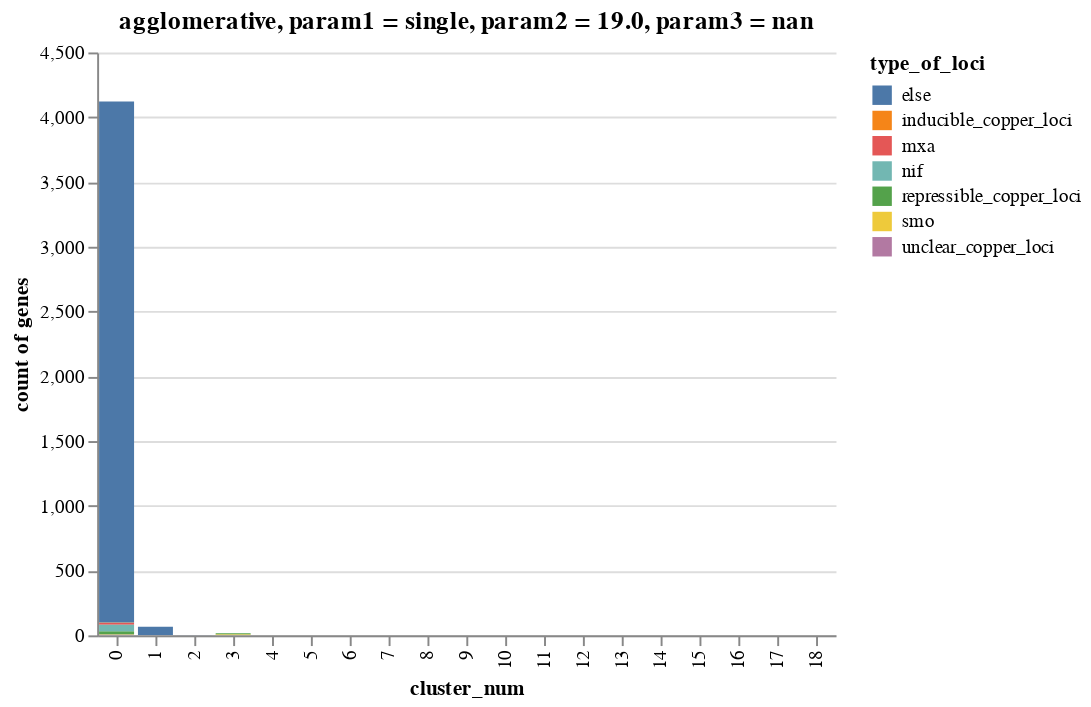
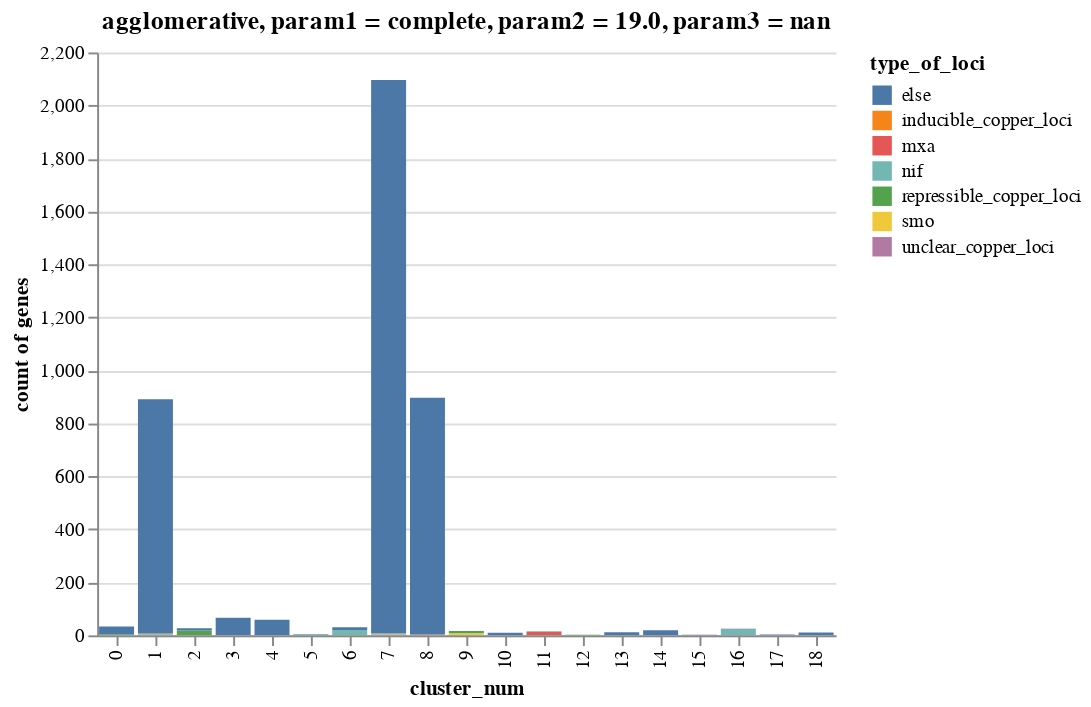
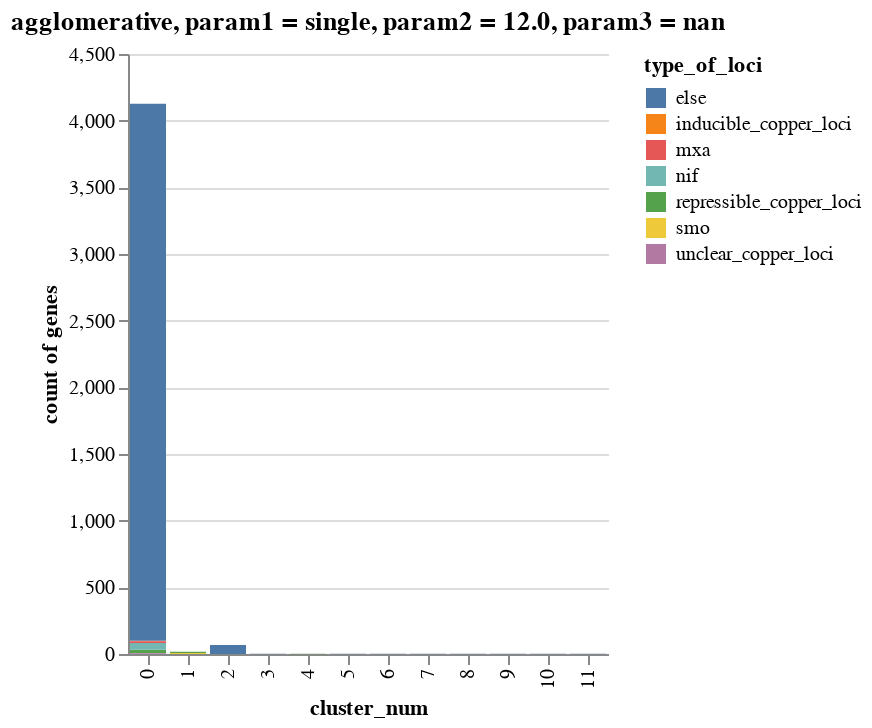
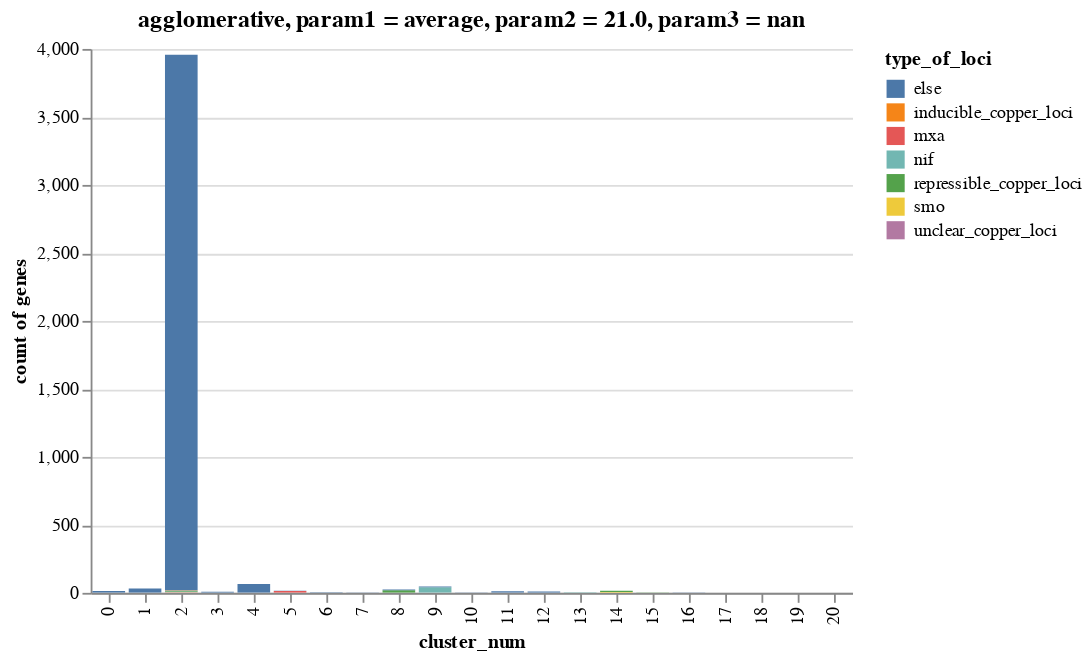

Here is the notebook cell these charts were saved with, in order:
### Markdown cell above
## Cluster Composition Visualization

### Code cell
cluster_compositions = plot_genes_in_clusters(df_mod_ideal_labels)

### Figure 1 — Vega-Lite specification as saved in the notebook (floating-point values rounded to 4 significant figures; data arrays with more than 128 entries replaced by an {"elided": "..."} marker saying what was removed)
{"config": {"view": {"continuousWidth": 400, "continuousHeight": 300, "stroke": "transparent"}}, "data": {"name": "data-4a22aa38e4dd13bfaf18ef668341a48b"}, "mark": "bar", "encoding": {"color": {"type": "nominal", "field": "type_of_loci"}, "tooltip": [{"type": "nominal", "field": "type_of_loci"}, {"type": "quantitative", "field": "gene_counts"}, {"type": "nominal", "field": "genes"}], "x": {"type": "nominal", "field": "cluster_num"}, "y": {"type": "quantitative", "field": "gene_counts", "title": "count of genes"}}, "selection": {"selector006": {"type": "interval", "bind": "scales", "encodings": ["x", "y"]}}, "title": "agglomerative, param1 = single, param2 = 19.0, param3 = nan", "$schema": "https://vega.github.io/schema/vega-lite/v4.8.1.json", "datasets": {"data-4a22aa38e4dd13bfaf18ef668341a48b": {"elided": "133 records"}}}

### Figure 2 — Vega-Lite specification as saved in the notebook (floating-point values rounded to 4 significant figures; data arrays with more than 128 entries replaced by an {"elided": "..."} marker saying what was removed)
{"config": {"view": {"continuousWidth": 400, "continuousHeight": 300, "stroke": "transparent"}}, "data": {"name": "data-a8a36d66a6cb0e5d530aca4ac8c02829"}, "mark": "bar", "encoding": {"color": {"type": "nominal", "field": "type_of_loci"}, "tooltip": [{"type": "nominal", "field": "type_of_loci"}, {"type": "quantitative", "field": "gene_counts"}, {"type": "nominal", "field": "genes"}], "x": {"type": "nominal", "field": "cluster_num"}, "y": {"type": "quantitative", "field": "gene_counts", "title": "count of genes"}}, "selection": {"selector007": {"type": "interval", "bind": "scales", "encodings": ["x", "y"]}}, "title": "agglomerative, param1 = complete, param2 = 19.0, param3 = nan", "$schema": "https://vega.github.io/schema/vega-lite/v4.8.1.json", "datasets": {"data-a8a36d66a6cb0e5d530aca4ac8c02829": {"elided": "133 records"}}}

### Figure 3 — Vega-Lite specification as saved in the notebook (floating-point values rounded to 4 significant figures; data arrays with more than 128 entries replaced by an {"elided": "..."} marker saying what was removed)
{"config": {"view": {"continuousWidth": 400, "continuousHeight": 300, "stroke": "transparent"}}, "data": {"name": "data-9b37eafbda77bdc4e660cceb72c705d6"}, "mark": "bar", "encoding": {"color": {"type": "nominal", "field": "type_of_loci"}, "tooltip": [{"type": "nominal", "field": "type_of_loci"}, {"type": "quantitative", "field": "gene_counts"}, {"type": "nominal", "field": "genes"}], "x": {"type": "nominal", "field": "cluster_num"}, "y": {"type": "quantitative", "field": "gene_counts", "title": "count of genes"}}, "selection": {"selector008": {"type": "interval", "bind": "scales", "encodings": ["x", "y"]}}, "title": "agglomerative, param1 = single, param2 = 12.0, param3 = nan", "$schema": "https://vega.github.io/schema/vega-lite/v4.8.1.json", "datasets": {"data-9b37eafbda77bdc4e660cceb72c705d6": [{"cluster_num": 0, "type_of_loci": "inducible_copper_loci", "genes": ["EQU24_RS19310", "EQU24_RS02555", "EQU24_RS19170", "EQU24_RS19315", "EQU24_RS19305"], "gene_counts": 5}, {"cluster_num": 1, "type_of_loci": "inducible_copper_loci", "genes": [], "gene_counts": 0}, {"cluster_num": 2, "type_of_loci": "inducible_copper_loci", "genes": [], "gene_counts": 0}, {"cluster_num": 3, "type_of_loci": "inducible_copper_loci", "genes": [], "gene_counts": 0}, {"cluster_num": 4, "type_of_loci": "inducible_copper_loci", "genes": [], "gene_counts": 0}, {"cluster_num": 5, "type_of_loci": "inducible_copper_loci", "genes": [], "gene_counts": 0}, {"cluster_num": 6, "type_of_loci": "inducible_copper_loci", "genes": [], "gene_counts": 0}, {"cluster_num": 7, "type_of_loci": "inducible_copper_loci", "genes": [], "gene_counts": 0}, {"cluster_num": 8, "type_of_loci": "inducible_copper_loci", "genes": [], "gene_counts": 0}, {"cluster_num": 9, "type_of_loci": "inducible_copper_loci", "genes": [], "gene_counts": 0}, {"cluster_num": 10, "type_of_loci": "inducible_copper_loci", "genes": [], "gene_counts": 0}, {"cluster_num": 11, "type_of_loci": "inducible_copper_loci", "genes": [], "gene_counts": 0}, {"cluster_num": 0, "type_of_loci": "repressible_copper_loci", "genes": ["EQU24_RS19470", "EQU24_RS19450", "EQU24_RS19490", "EQU24_RS15800", "EQU24_RS19475", "EQU24_RS19510", "EQU24_RS02325", "EQU24_RS19485", "EQU24_RS19500", "EQU24_RS19465", "EQU24_RS19445", "EQU24_RS19455", "EQU24_RS21005", "EQU24_RS00675", "EQU24_RS19460", "EQU24_RS01900", "EQU24_RS00670", "EQU24_RS19495", "EQU24_RS05870", "EQU24_RS19480", "EQU24_RS19515", "EQU24_RS10650", "EQU24_RS21000", "EQU24_RS05880", "EQU24_RS10665", "EQU24_RS19505"], "gene_counts": 26}, {"cluster_num": 1, "type_of_loci": "repressible_copper_loci", "genes": ["EQU24_RS05910", "EQU24_RS05925", "EQU24_RS05895", "EQU24_RS05920", "EQU24_RS05915", "EQU24_RS05905", "EQU24_RS05885", "EQU24_RS05890", "EQU24_RS05900"], "gene_counts": 9}, {"cluster_num": 2, "type_of_loci": "repressible_copper_loci", "genes": [], "gene_counts": 0}, {"cluster_num": 3, "type_of_loci": "repressible_copper_loci", "genes": [], "gene_counts": 0}, {"cluster_num": 4, "type_of_loci": "repressible_copper_loci", "genes": ["EQU24_RS19520"], "gene_counts": 1}, {"cluster_num": 5, "type_of_loci": "repressible_copper_loci", "genes": [], "gene_counts": 0}, {"cluster_num": 6, "type_of_loci": "repressible_copper_loci", "genes": [], "gene_counts": 0}, {"cluster_num": 7, "type_of_loci": "repressible_copper_loci", "genes": [], "gene_counts": 0}, {"cluster_num": 8, "type_of_loci": "repressible_copper_loci", "genes": [], "gene_counts": 0}, {"cluster_num": 9, "type_of_loci": "repressible_copper_loci", "genes": [], "gene_counts": 0}, {"cluster_num": 10, "type_of_loci": "repressible_copper_loci", "genes": [], "gene_counts": 0}, {"cluster_num": 11, "type_of_loci": "repressible_copper_loci", "genes": [], "gene_counts": 0}, {"cluster_num": 0, "type_of_loci": "unclear_copper_loci", "genes": ["EQU24_RS01840", "EQU24_RS04725", "EQU24_RS05865", "EQU24_RS16960", "EQU24_RS01835"], "gene_counts": 5}, {"cluster_num": 1, "type_of_loci": "unclear_copper_loci", "genes": [], "gene_counts": 0}, {"cluster_num": 2, "type_of_loci": "unclear_copper_loci", "genes": [], "gene_counts": 0}, {"cluster_num": 3, "type_of_loci": "unclear_copper_loci", "genes": [], "gene_counts": 0}, {"cluster_num": 4, "type_of_loci": "unclear_copper_loci", "genes": [], "gene_counts": 0}, {"cluster_num": 5, "type_of_loci": "unclear_copper_loci", "genes": [], "gene_counts": 0}, {"cluster_num": 6, "type_of_loci": "unclear_copper_loci", "genes": [], "gene_counts": 0}, {"cluster_num": 7, "type_of_loci": "unclear_copper_loci", "genes": [], "gene_counts": 0}, {"cluster_num": 8, "type_of_loci": "unclear_copper_loci", "genes": [], "gene_counts": 0}, {"cluster_num": 9, "type_of_loci": "unclear_copper_loci", "genes": [], "gene_counts": 0}, {"cluster_num": 10, "type_of_loci": "unclear_copper_loci", "genes": [], "gene_counts": 0}, {"cluster_num": 11, "type_of_loci": "unclear_copper_loci", "genes": [], "gene_counts": 0}, {"cluster_num": 0, "type_of_loci": "mxa", "genes": ["EQU24_RS18105", "EQU24_RS18110", "EQU24_RS18095", "EQU24_RS18120", "EQU24_RS18140", "EQU24_RS18100", "EQU24_RS18145", "EQU24_RS18130", "EQU24_RS18155", "EQU24_RS18125", "EQU24_RS18135", "EQU24_RS18115", "EQU24_RS18090"], "gene_counts": 13}, {"cluster_num": 1, "type_of_loci": "mxa", "genes": [], "gene_counts": 0}, {"cluster_num": 2, "type_of_loci": "mxa", "genes": [], "gene_counts": 0}, {"cluster_num": 3, "type_of_loci": "mxa", "genes": [], "gene_counts": 0}, {"cluster_num": 4, "type_of_loci": "mxa", "genes": [], "gene_counts": 0}, {"cluster_num": 5, "type_of_loci": "mxa", "genes": [], "gene_counts": 0}, {"cluster_num": 6, "type_of_loci": "mxa", "genes": [], "gene_counts": 0}, {"cluster_num": 7, "type_of_loci": "mxa", "genes": [], "gene_counts": 0}, {"cluster_num": 8, "type_of_loci": "mxa", "genes": [], "gene_counts": 0}, {"cluster_num": 9, "type_of_loci": "mxa", "genes": [], "gene_counts": 0}, {"cluster_num": 10, "type_of_loci": "mxa", "genes": [], "gene_counts": 0}, {"cluster_num": 11, "type_of_loci": "mxa", "genes": [], "gene_counts": 0}, {"cluster_num": 0, "type_of_loci": "nif", "genes": ["EQU24_RS17165", "EQU24_RS17290", "EQU24_RS17270", "EQU24_RS17255", "EQU24_RS17295", "EQU24_RS17115", "EQU24_RS17150", "EQU24_RS17235", "EQU24_RS17305", "EQU24_RS17065", "EQU24_RS17265", "EQU24_RS17215", "EQU24_RS17155", "EQU24_RS17225", "EQU24_RS17345", "EQU24_RS17285", "EQU24_RS17240", "EQU24_RS17080", "EQU24_RS17310", "EQU24_RS17275", "EQU24_RS17230", "EQU24_RS17280", "EQU24_RS17125", "EQU24_RS17210", "EQU24_RS17140", "EQU24_RS17120", "EQU24_RS17095", "EQU24_RS17250", "EQU24_RS17160", "EQU24_RS17075", "EQU24_RS17170", "EQU24_RS17330", "EQU24_RS17090", "EQU24_RS17135", "EQU24_RS17300", "EQU24_RS17205", "EQU24_RS17335", "EQU24_RS17145", "EQU24_RS17085", "EQU24_RS17200", "EQU24_RS17220", "EQU24_RS17245", "EQU24_RS17105", "EQU24_RS17100", "EQU24_RS17260", "EQU24_RS17315", "EQU24_RS17340", "EQU24_RS17130", "EQU24_RS17070", "EQU24_RS17325"], "gene_counts": 50}, {"cluster_num": 1, "type_of_loci": "nif", "genes": [], "gene_counts": 0}, {"cluster_num": 2, "type_of_loci": "nif", "genes": [], "gene_counts": 0}, {"cluster_num": 3, "type_of_loci": "nif", "genes": [], "gene_counts": 0}, {"cluster_num": 4, "type_of_loci": "nif", "genes": [], "gene_counts": 0}, {"cluster_num": 5, "type_of_loci": "nif", "genes": [], "gene_counts": 0}, {"cluster_num": 6, "type_of_loci": "nif", "genes": [], "gene_counts": 0}, {"cluster_num": 7, "type_of_loci": "nif", "genes": [], "gene_counts": 0}, {"cluster_num": 8, "type_of_loci": "nif", "genes": [], "gene_counts": 0}, {"cluster_num": 9, "type_of_loci": "nif", "genes": [], "gene_counts": 0}, {"cluster_num": 10, "type_of_loci": "nif", "genes": [], "gene_counts": 0}, {"cluster_num": 11, "type_of_loci": "nif", "genes": [], "gene_counts": 0}, {"cluster_num": 0, "type_of_loci": "smo", "genes": ["EQU24_RS05930"], "gene_counts": 1}, {"cluster_num": 1, "type_of_loci": "smo", "genes": ["EQU24_RS05910", "EQU24_RS05925", "EQU24_RS05895", "EQU24_RS05905", "EQU24_RS05890", "EQU24_RS05885", "EQU24_RS05900"], "gene_counts": 7}, {"cluster_num": 2, "type_of_loci": "smo", "genes": [], "gene_counts": 0}, {"cluster_num": 3, "type_of_loci": "smo", "genes": [], "gene_counts": 0}, {"cluster_num": 4, "type_of_loci": "smo", "genes": [], "gene_counts": 0}, {"cluster_num": 5, "type_of_loci": "smo", "genes": [], "gene_counts": 0}, {"cluster_num": 6, "type_of_loci": "smo", "genes": [], "gene_counts": 0}, {"cluster_num": 7, "type_of_loci": "smo", "genes": [], "gene_counts": 0}, {"cluster_num": 8, "type_of_loci": "smo", "genes": [], "gene_counts": 0}, {"cluster_num": 9, "type_of_loci": "smo", "genes": [], "gene_counts": 0}, {"cluster_num": 10, "type_of_loci": "smo", "genes": [], "gene_counts": 0}, {"cluster_num": 11, "type_of_loci": "smo", "genes": [], "gene_counts": 0}, {"cluster_num": 0, "type_of_loci": "else", "genes": {"elided": "4027 str values"}, "gene_counts": 4027}, {"cluster_num": 1, "type_of_loci": "else", "genes": [], "gene_counts": 0}, {"cluster_num": 2, "type_of_loci": "else", "genes": ["EQU24_RS18390", "EQU24_RS08850", "EQU24_RS17670", "EQU24_RS18395", "EQU24_RS04130", "EQU24_RS09300", "EQU24_RS01450", "EQU24_RS07485", "EQU24_RS01215", "EQU24_RS21615", "EQU24_RS05675", "EQU24_RS00205", "EQU24_RS03550", "EQU24_RS14960", "EQU24_RS16040", "EQU24_RS12810", "EQU24_RS18840", "EQU24_RS12805", "EQU24_RS08860", "EQU24_RS06390", "EQU24_RS01445", "EQU24_RS21585", "EQU24_RS06860", "EQU24_RS19655", "EQU24_RS02740", "EQU24_RS21605", "EQU24_RS13045", "EQU24_RS00640", "EQU24_RS21600", "EQU24_RS18835", "EQU24_RS12090", "EQU24_RS16560", "EQU24_RS02750", "EQU24_RS09560", "EQU24_RS18850", "EQU24_RS21590", "EQU24_RS12825", "EQU24_RS00630", "EQU24_RS11115", "EQU24_RS09050", "EQU24_RS04230", "EQU24_RS00635", "EQU24_RS20230", "EQU24_RS03465", "EQU24_RS17185", "EQU24_RS02735", "EQU24_RS16985", "EQU24_RS12820", "EQU24_RS00645", "EQU24_RS00625", "EQU24_RS21620", "EQU24_RS06200", "EQU24_RS18845", "EQU24_RS20615", "EQU24_RS18855", "EQU24_RS02745", "EQU24_RS05785", "EQU24_RS20950", "EQU24_RS11380", "EQU24_RS17885", "EQU24_RS01305", "EQU24_RS08845", "EQU24_RS19045", "EQU24_RS06885", "EQU24_RS08045", "EQU24_RS08835", "EQU24_RS02755"], "gene_counts": 67}, {"cluster_num": 3, "type_of_loci": "else", "genes": ["EQU24_RS20610"], "gene_counts": 1}, {"cluster_num": 4, "type_of_loci": "else", "genes": [], "gene_counts": 0}, {"cluster_num": 5, "type_of_loci": "else", "genes": ["EQU24_RS14125", "EQU24_RS14130"], "gene_counts": 2}, {"cluster_num": 6, "type_of_loci": "else", "genes": ["EQU24_RS11915"], "gene_counts": 1}, {"cluster_num": 7, "type_of_loci": "else", "genes": ["EQU24_RS11910"], "gene_counts": 1}, {"cluster_num": 8, "type_of_loci": "else", "genes": ["EQU24_RS14140"], "gene_counts": 1}, {"cluster_num": 9, "type_of_loci": "else", "genes": ["EQU24_RS04160"], "gene_counts": 1}, {"cluster_num": 10, "type_of_loci": "else", "genes": ["EQU24_RS09835"], "gene_counts": 1}, {"cluster_num": 11, "type_of_loci": "else", "genes": ["EQU24_RS08705"], "gene_counts": 1}]}}

### Figure 4 — Vega-Lite specification as saved in the notebook (floating-point values rounded to 4 significant figures; data arrays with more than 128 entries replaced by an {"elided": "..."} marker saying what was removed)
{"config": {"view": {"continuousWidth": 400, "continuousHeight": 300, "stroke": "transparent"}}, "data": {"name": "data-55e27d4b47f91443bc87b12c15052ca6"}, "mark": "bar", "encoding": {"color": {"type": "nominal", "field": "type_of_loci"}, "tooltip": [{"type": "nominal", "field": "type_of_loci"}, {"type": "quantitative", "field": "gene_counts"}, {"type": "nominal", "field": "genes"}], "x": {"type": "nominal", "field": "cluster_num"}, "y": {"type": "quantitative", "field": "gene_counts", "title": "count of genes"}}, "selection": {"selector009": {"type": "interval", "bind": "scales", "encodings": ["x", "y"]}}, "title": "agglomerative, param1 = average, param2 = 21.0, param3 = nan", "$schema": "https://vega.github.io/schema/vega-lite/v4.8.1.json", "datasets": {"data-55e27d4b47f91443bc87b12c15052ca6": {"elided": "147 records"}}}
